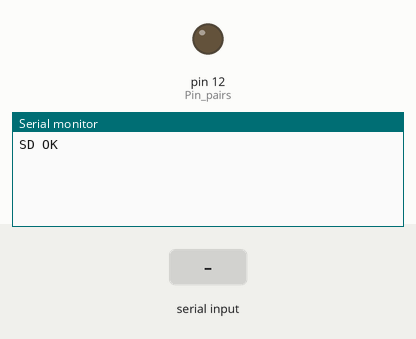
This sketch was run on a simulated Arduino Mega 2560, built for the host (arithmetic inside an expression is 32-bit, double 64-bit). On the bench: output pins drawn as LEDs (lit = HIGH), the last lines printed to the serial monitor. The inputs (shaded band) are chosen by the test bench. Storage starts empty.

Above: at 1.2 s.
1.3 s: "r" received over Serial
At 2.1 s:
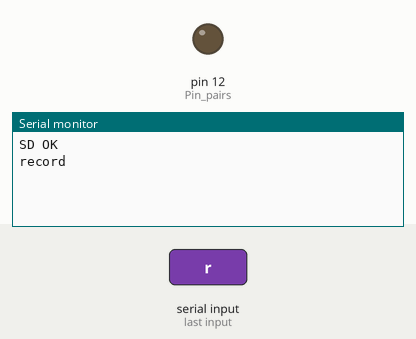
2.8 s: "t" received over Serial
At 3.2 s:
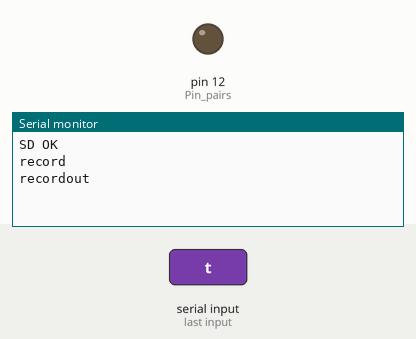
4.3 s: "s" received over Serial
At 5.6 s:
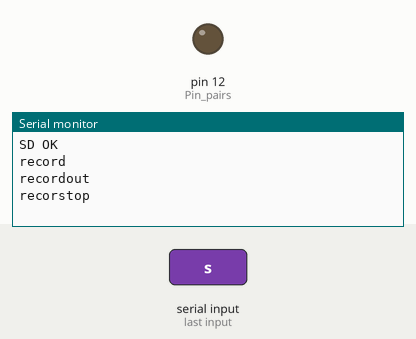

The sketch:

Recordingagaintest.ino
```cpp
/*
This sketch demonstrates recording of standard WAV files that can be played on any device that supports WAVs. The recording
uses a single ended input from any of the analog input pins. Uses AVCC (5V) reference currently.

Requirements:
Class 4 or 6 SD Card
Audio Input Device (Microphone, etc)
Arduino Uno,Nano, Mega, etc.

Steps:
1. Edit pcmConfig.h
    a: On Uno or non-mega boards, #define buffSize 128. May need to increase.
    b: Uncomment #define ENABLE_RECORDING and #define BLOCK_COUNT 10000UL

2. Usage is as below. See https://github.com/TMRh20/TMRpcm/wiki/Advanced-Features#wiki-recording-audio for
   additional informaiton.

Notes: Recording will not work in Multi Mode.
Performance is very dependant on SD write speed, and memory used.
Better performance may be seen using the SdFat library. See included example for usage.
Running the Arduino from a battery or filtered power supply will reduce noise.
*/

#include <SD.h>
#include <SPI.h>
#include <TMRpcm.h>

#define SD_ChipSelectPin 53  //example uses hardware SS pin 53 on Mega2560
//#define SD_ChipSelectPin 4  //using digital pin 4 on arduino nano 328, can use other pins

TMRpcm audio;   // create an object for use in this sketch

void setup() {

  audio.speakerPin = 11; //5,6,11 or 46 on Mega, 9 on Uno, Nano, etc
  pinMode(12,OUTPUT);  //Pin pairs: 9,10 Mega: 5-2,6-7,11-12,46-45

  Serial.begin(115200);

  if (!SD.begin(SD_ChipSelectPin)) {
    return;
  }else{
    Serial.println("SD OK");
  }
  // The audio library needs to know which CS pin to use for recording
  audio.CSPin = SD_ChipSelectPin;
}


void loop() {

    if(Serial.available()){                          //Send commands over serial to play
      switch(Serial.read()){
        case 'r': audio.startRecording("testr.wav",16000,A0);
        Serial.println("record");
        break;    //Record at 16khz sample rate on pin A0
        case 'R': audio.startRecording("testr.wav",16000,A0,1); break;  //Record, but with passthrough to speaker.
        case 't': audio.startRecording("testr.wav",16000,A0,2);
        Serial.println("recordout");
        break;  //Do not record. Output direct to speaker
        							       //Note: If samples are dropped before writing, it
        							       //      will not be heard in passthrough mode
        case 's': audio.stopRecording("testr.wav");
        Serial.println("recorstop");
        break;              //Stop recording
        case 'p': audio.play("testr.wav");
        Serial.println("recordplay");
        break;                       //Play the recording
        case '=': audio.volume(1); break;                              //Increase volume by 1. Does not affect recording
        case '-': audio.volume(0); break;                              //Decrease volume by 1. Does not affect recording
        case 'S': audio.stopPlayback(); break;                         //Stop all playback

      }
    }
}
```

Measured:
- after the input at 1.3 s, the serial monitor: prints a new line at once (image 1)
- after the input at 2.8 s, the serial monitor: prints a new line at once (image 2)
- after the input at 4.3 s, the serial monitor: prints a new line at once (image 3)
